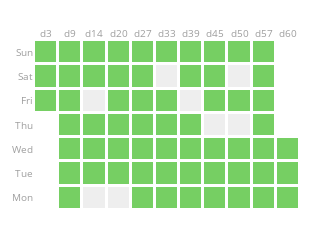

Here is the notebook cell this chart was saved with:
### Code cell
plot

### Figure 1 — Plotly figure (JSON) as saved in the notebook; plotly's stock layout.template omitted (floating-point values rounded to 4 significant figures)
{"data": [{"colorscale": [[false, "#eeeeee"], [true, "#76cf63"]], "hoverinfo": "text", "showscale": false, "text": ["2021-07-30", "2021-07-31", "2021-08-01", "2021-08-02", "2021-08-03", "2021-08-04", "2021-08-05", "2021-08-06", "2021-08-07", "2021-08-08", "2021-08-09", "2021-08-10", "2021-08-11", "2021-08-12", "2021-08-13", "2021-08-14", "2021-08-15", "2021-08-16", "2021-08-17", "2021-08-18", "2021-08-19", "2021-08-20", "2021-08-21", "2021-08-22", "2021-08-23", "2021-08-24", "2021-08-25", "2021-08-26", "2021-08-27", "2021-08-28", "2021-08-29", "2021-08-30", "2021-08-31", "2021-09-01", "2021-09-02", "2021-09-03", "2021-09-04", "2021-09-05", "2021-09-06", "2021-09-07", "2021-09-08", "2021-09-09", "2021-09-10", "2021-09-11", "2021-09-12", "2021-09-13", "2021-09-14", "2021-09-15", "2021-09-16", "2021-09-17", "2021-09-18", "2021-09-19", "2021-09-20", "2021-09-21", "2021-09-22", "2021-09-23", "2021-09-24", "2021-09-25", "2021-09-26", "2021-09-27", "2021-09-28", "2021-09-29", "2021-09-30", "2021-10-01", "2021-10-02", "2021-10-03", "2021-10-04", "2021-10-05", "2021-10-06"], "type": "heatmap", "x": ["d3", "d3", "d3", "d9", "d9", "d9", "d9", "d9", "d9", "d9", "d14", "d14", "d14", "d14", "d14", "d14", "d14", "d20", "d20", "d20", "d20", "d20", "d20", "d20", "d27", "d27", "d27", "d27", "d27", "d27", "d27", "d33", "d33", "d33", "d33", "d33", "d33", "d33", "d39", "d39", "d39", "d39", "d39", "d39", "d39", "d45", "d45", "d45", "d45", "d45", "d45", "d45", "d50", "d50", "d50", "d50", "d50", "d50", "d50", "d57", "d57", "d57", "d57", "d57", "d57", "d57", "d60", "d60", "d60"], "xgap": 3, "y": [4, 5, 6, 0, 1, 2, 3, 4, 5, 6, 0, 1, 2, 3, 4, 5, 6, 0, 1, 2, 3, 4, 5, 6, 0, 1, 2, 3, 4, 5, 6, 0, 1, 2, 3, 4, 5, 6, 0, 1, 2, 3, 4, 5, 6, 0, 1, 2, 3, 4, 5, 6, 0, 1, 2, 3, 4, 5, 6, 0, 1, 2, 3, 4, 5, 6, 0, 1, 2], "ygap": 3, "z": [1, 1, 1, 1, 1, 1, 1, 1, 1, 1, 0, 1, 1, 1, 0, 1, 1, 0, 1, 1, 1, 1, 1, 1, 1, 1, 1, 1, 1, 1, 1, 1, 1, 1, 1, 1, 0, 1, 1, 1, 1, 1, 0, 1, 1, 1, 1, 1, 0, 1, 1, 1, 1, 1, 1, 0, 1, 0, 1, 1, 1, 1, 1, 1, 1, 1, 1, 1, 1]}], "layout": {"font": {"color": "#9e9e9e", "size": 10}, "height": 230, "margin": {"b": 30, "l": 20, "r": 20, "t": 40}, "plot_bgcolor": "#fff", "width": 320, "xaxis": {"showgrid": false, "showline": false, "side": "top", "zeroline": false}, "yaxis": {"showgrid": false, "showline": false, "tickmode": "array", "ticktext": ["Mon", "Tue", "Wed", "Thu", "Fri", "Sat", "Sun"], "tickvals": [0, 1, 2, 3, 4, 5, 6], "zeroline": false}}}
